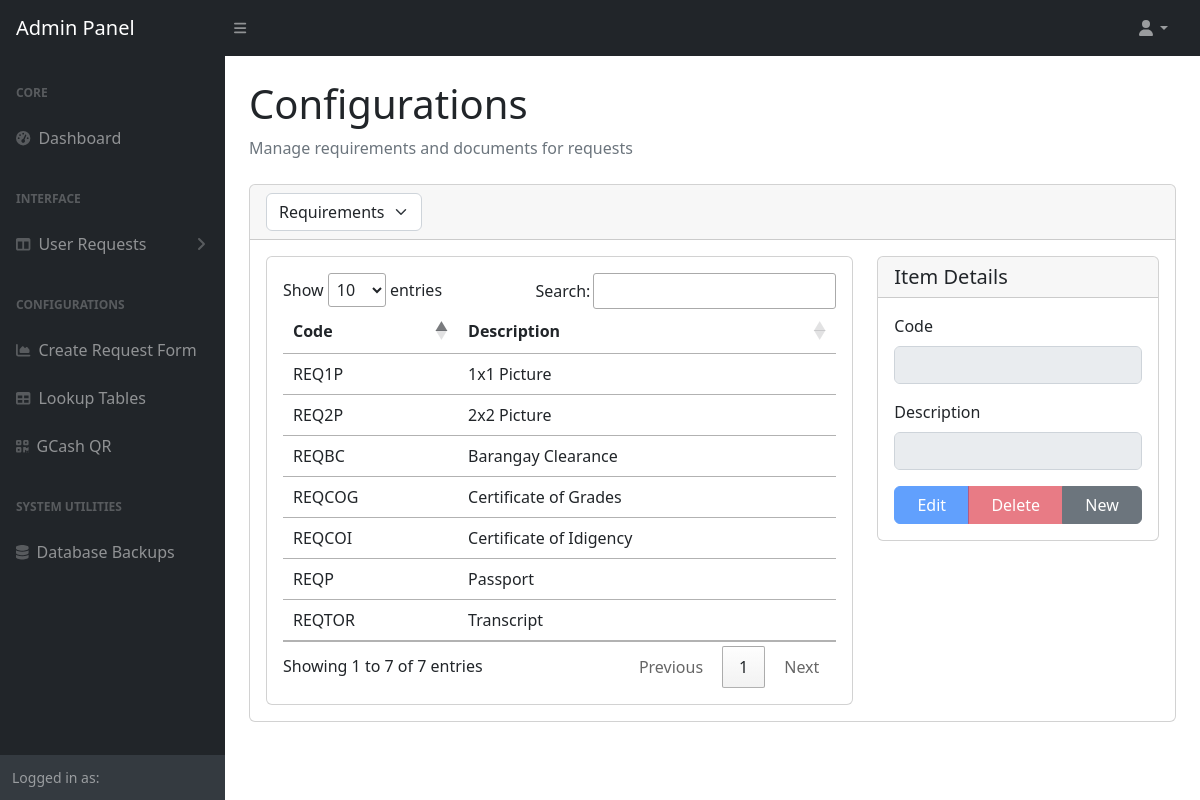
Page /codetable/ on the committed database.
### onlinerequest/models.py (models this page shows, shortened)
class Requirement(models.Model):
    code = models.CharField(max_length=64)
    description = models.CharField(max_length=64)

### onlinerequest/views/codetable.py (the view)
# urls.py: path('', views.index),
def index(request):
    selected_table = request.GET.get('table_type', 'Requirement')
    if request.method == "POST":
        table_name = request.POST.get("table_name")
        description = request.POST.get("description")
        code = request.POST.get("code")
        try:
            if table_name != "Purpose" and code:
                model = None
                if table_name == "Requirement":
                    model = Requirement
                elif table_name == "Document":
                    model = Document
                elif table_name == "Course":
                    model = Course
                elif table_name == "Report":
                    model = ReportTemplate
                    if model.objects.filter(name=code).exists():
                        return JsonResponse({'status': False, 'message': "Code already exists"})
                if model and model != ReportTemplate and model.objects.filter(code=code).exists():
                    return JsonResponse({'status': False, 'message': "Code already exists"})
            if table_name == "Report":
                template_file = request.FILES.get('template_file')
                if template_file:
                    report = ReportTemplate(
                        name=code or request.POST.get('name'),
                        description=description,
                        template_file=template_file
                    )
                    report.save()
            elif table_name == "Requirement":
                requirement = Requirement(code=code, description=description)
                requirement.save()
            elif table_name == "Document":
                document = Document(code=code, description=description)
                document.save()
            elif table_name == "Purpose":
                purpose = Purpose(description=description, active=True)
                purpose.save()
            elif table_name == "Course":
                course = Course(code=code, description=description)
                course.save()
            return JsonResponse({'status': True, 'message': "Item created successfully"})
        except Exception as e:
            return JsonResponse({'status': False, 'message': str(e)})
    else:
        data = None
        if selected_table == 'Requirement':
            data = Requirement.objects.all()
        elif selected_table == 'Document':
            data = Document.objects.all()
        elif selected_table == 'Purpose':
            data = Purpose.objects.all()
        elif selected_table == 'Course':
            data = Course.objects.all()
        elif selected_table == 'Report':
            data = ReportTemplate.objects.all()
        context = {
            'selected_table': selected_table,
            'data': data
        }
        return render(request, 'code_table/index.html', context)

### onlinerequest/context_processors.py (called while the page is built, shortened)
def user_record(request):
    if request.user.is_authenticated:
        try:
            user_record = Record.objects.get(user_number=request.user.student_number)
            return {'user_record': user_record}
        except Record.DoesNotExist:
            return {'user_record': None}
    return {'user_record': None}

def request_forms(request):
    request_forms = Request.objects.all()
    return {'request_forms': request_forms}

def user_profile(request):
    if request.user.is_authenticated:
        try:
            profile = Profile.objects.get(user=request.user)
            return {'user_profile': profile}
        except Profile.DoesNotExist:
            return {'user_profile': None}
    return {'user_profile': None}

def user_requests(request):
    return {'user_requests_global': []}

def courses(request):
    all_courses = Course.objects.all()
    return {'all_courses': all_courses}

def document_types(request):
    all_document_types = Document.objects.all().order_by('description')
    return {'all_document_types': all_document_types}

### onlinerequest/templates/code_table/index.html (shortened to what this page needs)
<!DOCTYPE html>
<html>
<head>
    {% include 'header.html' %}
</head>
<body class="sb-nav-fixed">
    <div id="layoutSidenav">
        {% include 'admin/admin-topnav.html' %}
        {% include 'admin/admin-sidenav.html' %}
        <div id="layoutSidenav_content">
            <main>
                <div class="container-fluid px-4">
                    <h1 class="mt-4">Configurations</h1>
                    <ol class="breadcrumb mb-4">
                        <li class="breadcrumb-item active">Manage requirements and documents for requests</li>
                    </ol>
                    <div class="card mb-4">
                        <div class="card-header">
                            <div class="d-flex justify-content-between align-items-center">
                                <select id="tableSelector" class="form-select" style="width: auto;">
                                    <option value="Requirement" {% if selected_table == 'Requirement' %}selected{% endif %}>Requirements</option>
                                </select>
                            </div>
                        </div>
                        <div class="card-body">
                            <div class="row">
                                <div class="col-md-8">
                                    <div class="card">
                                        <div class="card-body">
                                            <table id="datatable" class="table table-hover">
                                                <thead>
                                                    <tr>
                                                        {% if selected_table != 'Purpose' %}
                                                        <th>Code</th>
                                                        {% endif %}
                                                        <th>Description</th>
                                                    </tr>
                                                </thead>
                                                <tbody>
                                                    {% for item in data %}
                                                    <tr class="table-row" data-id="{{ item.id }}"
                                                        {% if selected_table == 'Report' %}
                                                        data-code="{{ item.name }}"
                                                        {% else %}
                                                        data-code="{{ item.code }}"
                                                        {% endif %}
                                                        data-description="{{ item.description }}"
                                                        {% if selected_table != 'Requirement' %}data-active="{{ item.active }}"{% endif %}>
                                                        {% if selected_table != 'Purpose' %}
                                                        <td>
                                                            {% if selected_table == 'Report' %}
                                                            {{ item.name }}
                                                            {% else %}
                                                            {{ item.code }}
                                                            {% endif %}
                                                        </td>
                                                        {% endif %}
                                                        <td>{{ item.description }}</td>
                                                    </tr>
                                                    {% endfor %}
                                                </tbody>
                                            </table>
                                        </div>
                                    </div>
                                </div>
                                <div class="col-md-4">
                                    <div class="card">
                                        <div class="card-header">
                                            <h5 class="card-title mb-0">Item Details</h5>
                                        </div>
                                        <div class="card-body">
                                            <form id="itemForm">
                                                {% if selected_table != 'Purpose' %}
                                                <div class="mb-3">
                                                    <label class="form-label">Code</label>
                                                    <input type="text" class="form-control" id="item_code" readonly maxlength="6" required>
                                                </div>
                                                {% endif %}
                                                <div class="mb-3">
                                                    <label class="form-label">Description</label>
                                                    <input type="text" class="form-control" id="item_description" readonly required>
                                                </div>
                                                <div class="btn-group w-100">
                                                    <button type="button" class="btn btn-primary" id="editBtn" disabled>Edit</button>
                                                    <button type="button" class="btn btn-danger" id="deleteBtn" disabled>Delete</button>
                                                    <button type="button" class="btn btn-secondary" id="newBtn">New</button>
                                                </div>
                                            </form>
                                        </div>
                                    </div>
                                </div>
                            </div>
                        </div>
                    </div>
                </div>
            </main>
        </div>
    </div>
</body>
</html>

### onlinerequest/templates/code_table/index.html (style rules this page uses)
input[readonly], select[disabled] { background-color: #e9ecef !important; cursor: not-allowed; }
button:disabled { opacity: 0.65 !important; cursor: not-allowed !important; }

### onlinerequest/templates/admin/admin-sidenav.html (style rules this page uses)
table.dataTable thead th { padding: 10px; }

### rows in the picture
Requirement: code "REQP", description "Passport"
Requirement: code "REQCOI", description "Certificate of Idigency"
Requirement: code "REQBC", description "Barangay Clearance"
Requirement: code "REQ2P", description "2x2 Picture"
Requirement: code "REQ1P", description "1x1 Picture"
Requirement: code "REQCOG", description "Certificate of Grades"
Requirement: code "REQTOR", description "Transcript"
